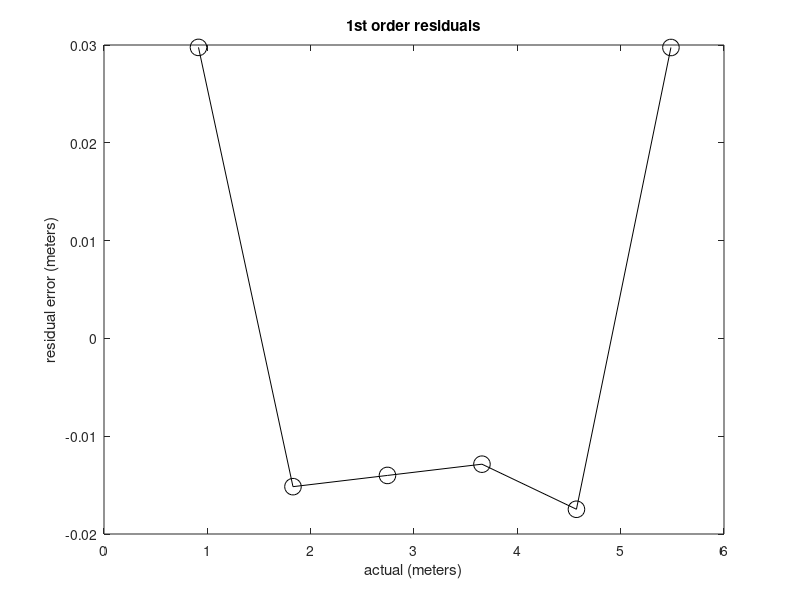
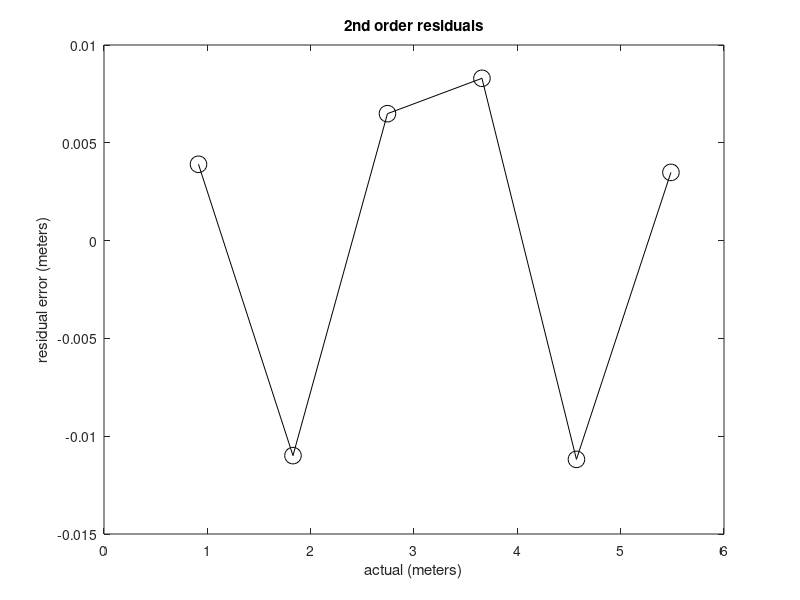

Write the MATLAB code that produced these figures, in order. (Note: this script raises an error after producing the figures.)
load calibration.mat
polyfit(X(:,1),X(:,2),2);

% First column of X is meters
% Second column of X is pixel distance
% Third column of X is predicted with 1-order fit
% Fourth column of X is residual with 1-order fit

% Fifth and six are predicted and residual with 2-order fit


% What we want is a polynomial mapping from pixels to meters
% x = pixels
% y = meters


% First order

p = polyfit(X(:,2),X(:,1),1);

p1 = p(1);
p0 = p(2);

for i = 1:length(X(:,1))

  X(i,3) = p1*X(i,2) + p0;
  X(i,4) = X(i,3) - X(i,1);
  
end

% Plot residuals

figure
plot(X(:,1),X(:,4),'-ko','MarkerSize', 12);
title('1st order residuals')
xlabel('actual (meters)') % x-axis label
ylabel('residual error (meters)') % y-axis label





% Second order

p = polyfit(X(:,2),X(:,1),2);

p2 = p(1);
p1 = p(2);
p0 = p(3);

for i = 1:length(X(:,1))

  X(i,5) = p2*X(i,2)^2 + p1*X(i,2) + p0;
  X(i,6) = X(i,5) - X(i,1);
  
end

% Plot residuals

figure
plot(X(:,1),X(:,6),'-ko','MarkerSize', 12);
title('2nd order residuals')
xlabel('actual (meters)') % x-axis label
ylabel('residual error (meters)') % y-axis label




save calibration.mat
